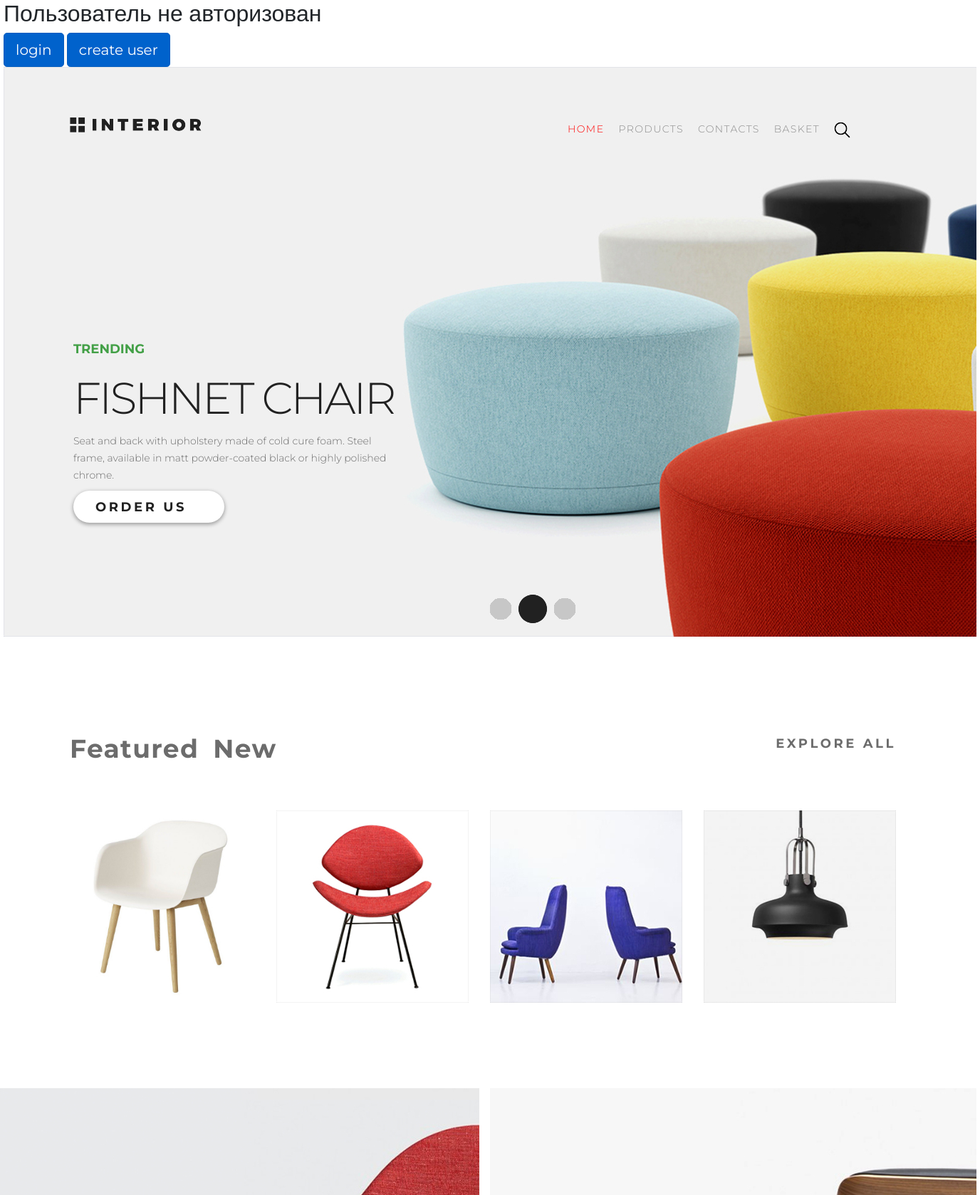
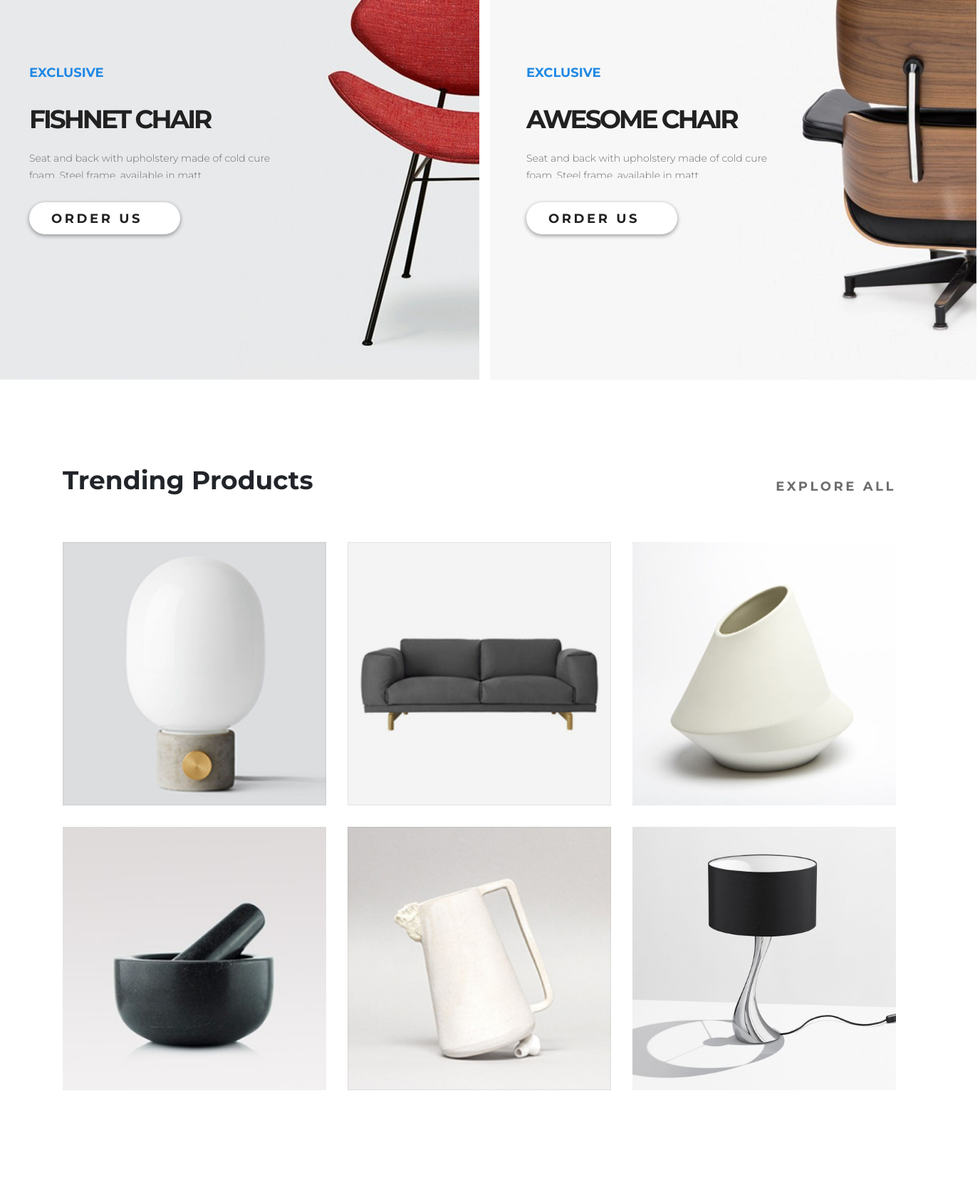
The page / (upper part) on the database its author committed (2 pictures, top to bottom).
### mainapp/models.py (models this page shows, shortened)
class Product(models.Model):
    class Meta:
        verbose_name = 'Продукт'
        verbose_name_plural = 'Продукты'
    category = models.ForeignKey(ProductCategory, on_delete=models.CASCADE)
    name = models.CharField(verbose_name='имя продукта', max_length=128)
    image = models.ImageField(upload_to='products_images', blank=True)
    short_desc = models.CharField(verbose_name='краткое описание продукта', max_length=60, blank=True)
    description = models.TextField(verbose_name='описание продукта', blank=True)
    price = models.DecimalField(verbose_name='цена', max_digits=8, decimal_places=2, default=0)
    quantity = models.PositiveIntegerField(verbose_name='в наличии', default=0)

### mainapp/views.py (the view)
# urls.py: path('', mainapp.main, name='main'),
def main(request):
    products = Product.objects.all()
    content = {
                'titles': titles,
                'products_4': products[:4],
                'products_6': products[4:10],
                'products_22': products[10:],
                'product_2': product_2,
            }
    return render(request, 'mainapp/index.html', content)

### mainapp/templates/mainapp/index.html (shortened to what this page needs)
{% extends 'mainapp/base.html' %}
{% load staticfiles %}
{% block header %}
    {{ block.super }}
    <div class="slider-content">
        <h3>trending</h3>
        <h1>Fishnet chair</h1>
        <p>Seat and back with upholstery made of cold cure foam. Steel frame, available in matt powder-coated black
            or highly polished chrome.</p>
        <a class="order" href="{% url 'products:index' %}">
            order us
        </a>
    </div>
    <div class="navi"></div>
{% endblock %}
{% block content %}
            <div class="block_explore level_1">
                <div class="row">
                    <div class="col-lg-6">
                        <ul class="menu">
                            <li><a href="{% url 'main' %}">Featured</a></li>
                            <li><a href="{% url 'main' %}">New</a></li>
                        </ul>
                    </div>
                    <div class="col-lg-6">
                        <a class="explore" href="{% url 'products:index' %}">explore all</a>
                    </div>
                </div>
                <div class="row">
                    {% for product in products_4 %}
                        <div class="col-lg-3 product row_4">
                            <img src="../media/{{ product.image }}" alt="Картинка не прогрузилась">
                        </div>
                    {% endfor %}
                </div>
            </div>
            <div class="row level_2">
                {% include 'mainapp/includes/inc_prod_2.html' %}
            </div>
            <div class="level_3 block_explore">
                <div class="row">
                    <div class="col-lg-6">
                        <h2>Trending Products</h2>
                    </div>
                    <div class="col-lg-6">
                        <a class="explore" href="{% url 'products:index' %}">
                            explore all
                        </a>
                    </div>
                </div>
                    {% for product in products_6 %}
                        {% if forloop.counter == 1 or forloop.counter == 4 %}
                            <div class="row">
                        {% endif %}
                            <div class="col-lg-4 product row_3">
                                <img src="../media/{{ product.image }}" alt="Картинка не прогрузилась">
                            </div>
                        {% if forloop.counter == 3 or forloop.counter == 6 %}
                           </div>
                        {% endif %}
                    {% endfor %}
            </div>
{% endblock %}

### static/css/style.css (style rules this page uses)
body { font-family: 'Montserrat', sans-serif; max-width: 1366px; min-width: 800px; margin: 0 auto; }
html, body { height: 100%; }
* { padding: 0; margin: 0; }
a { text-decoration: none; }
li { list-style-type: none; }
.menu { float: right; margin: 67px 167px 0 0; }
.menu li { float: left; }
.menu a { display: block; padding: 10px; font-size: 14px; color: #8c8c8c; font-weight: 300; letter-spacing: 1.4px; }
.slider-content { width: 458px; margin: 280px 0 0 98px; }
.slider-content h1 { color: #212121; font-size: 62px; font-weight: 300; text-transform: uppercase; letter-spacing: -3px; margin-bottom: 10px; }
.slider-content h3 { color: #43a047; font-size: 18px; font-weight: 700; line-height: 48px; text-transform: uppercase; letter-spacing: 0px; }
.slider-content p { color: #6c6c6c; font-size: 14px; font-weight: 300; line-height: 24px; margin-bottom: 10px; }
.order { display: block; font-size: 18px; font-weight: 700; text-transform: uppercase; color: #212121; letter-spacing: 3.6px; width: 212px; height: 45px; box-shadow: 0 2px 5px 1px rgba(33, 33, 33, 0.35); border-radius: 23px; background-color: #ffffff; line-height: 47px; padding-left: 31px; }
.navi { width: 120px; height: 40px; background-image: url(../img/navi.png); position: absolute; bottom: 19px; left: 50%; z-index: 2; }
.col-lg-6, .col-lg-4 { padding: 0; }
.block_explore .menu { margin: 0; float: left; margin-bottom: 50px; }
.block_explore .menu li { float: left; }
.block_explore .menu a { display: block; color: #6c6c6c; font-size: 36px; font-weight: 700; padding: 10px; }
.level_1, .level_3 { margin: 120px 98px 0; }
.explore { display: block; float: right; color: #6c6c6c; font-size: 18px; font-weight: 700; line-height: 60px; text-transform: uppercase; letter-spacing: 3.6px; padding-right: 30px; }
.product { height: 270px; margin: 0px; padding: 0; }
.product img { position: absolute; }
.row_4 img { width: 270px; height: 270px; }
.row_3 img { width: 370px; height: 370px; }
.level_2 { margin-top: 120px; height: 683px; }
.level_3 .product { height: 370px; margin-bottom: 30px; }
.block_explore h2 { font-size: 36px; font-weight: 700; margin-bottom: 64px; }

### rows shown on the page
Product: image (picture)
Product: image (picture)
Product: shows a picture
Product: image (picture)
Product: image (picture)
Product: image (picture)
Product: image (picture)
Product: image (picture)
Product: image (picture)
Product: image (picture)

### other values the page prints
{{ prod.name }} "FISHNET CHAIR" "AWESOME CHAIR"
{{ prod.description }} "Seat and back with upholstery made of cold cure…" "Seat and back with upholstery made of cold cure…"
